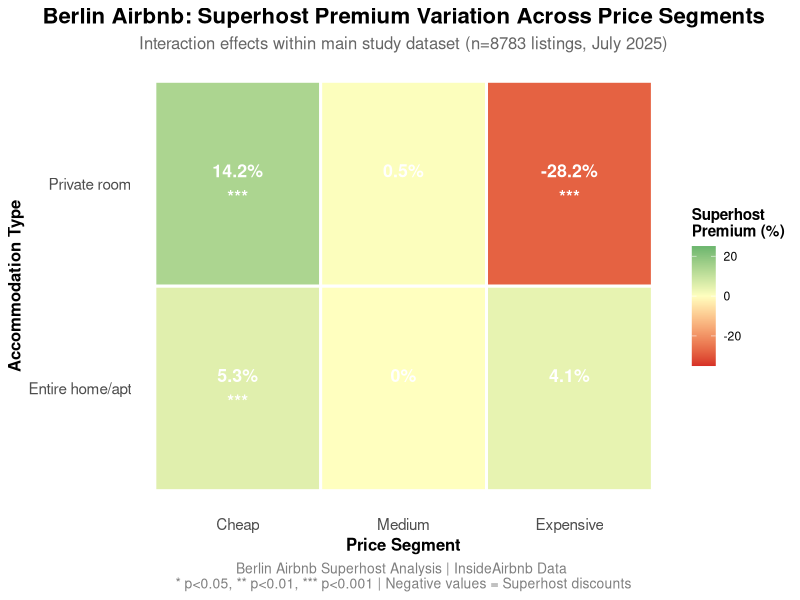
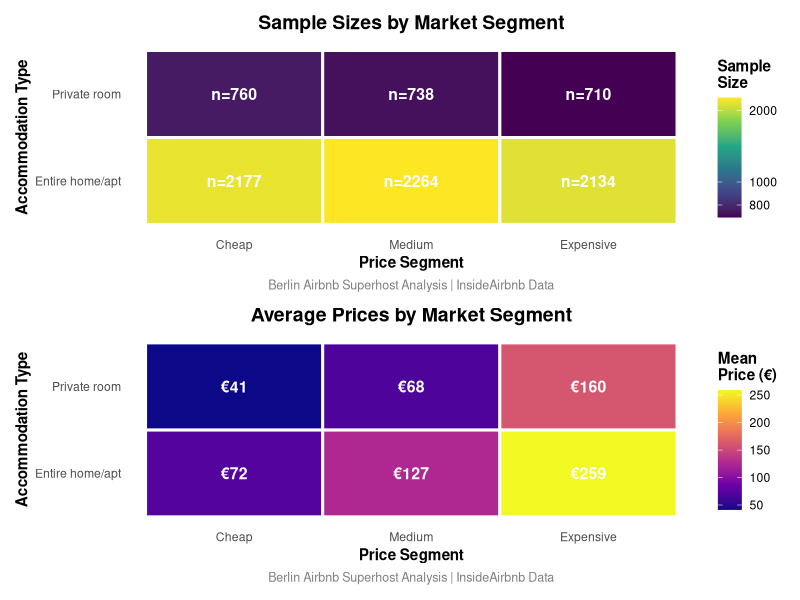

The R script that drew these images, in order:
# ===============================================================================
# BERLIN AIRBNB SUPERHOST INTERACTION EFFECTS ANALYSIS
# ===============================================================================
# 
# This script implements interaction effects analysis to understand how Superhost
# pricing strategies systematically vary across price segments within each 
# accommodation type, using the cleaned dataset from the main study.
#
# Research Question: Do Superhost premiums differ systematically across price 
# segments (cheap/medium/expensive) within each accommodation type?
#
# Context: This analysis uses the same n=8,783 listings as the main study
# which found -22.19% premium for private rooms and +16.79% for entire apartments.
#
# Author: Gregor Kobilarov (Matriculation No.: 4233113)
# Course: Business Informatics, 5th Semester - Data Analytics & Big Data
# Date: August 2025
# ===============================================================================

# Set CRAN mirror for package installation
options(repos = c(CRAN = "https://cran.rstudio.com/"))

# Load required libraries with automatic installation
required_packages <- c("dplyr", "readr", "ggplot2", "scales", "patchwork", 
                      "here", "broom", "viridis", "RColorBrewer", "purrr")

# Ubuntu-specific package installation with robust fallback
install_ubuntu_safe <- function(pkg) {
  if (Sys.info()["sysname"] == "Linux") {
    cat("🐧 Installing", pkg, "on Ubuntu with robust fallback...\n")
    tryCatch({
      # Try standard installation with dependencies
      install.packages(pkg, dependencies = TRUE, repos = "https://cran.rstudio.com/")
    }, error = function(e1) {
      cat("⚠️  Standard install failed, trying with minimal dependencies...\n")
      tryCatch({
        install.packages(pkg, dependencies = c("Depends", "Imports"), repos = "https://cran.rstudio.com/")
      }, error = function(e2) {
        cat("⚠️  Minimal install failed, trying basic install...\n")
        tryCatch({
          install.packages(pkg, dependencies = FALSE, repos = "https://cran.rstudio.com/")
        }, error = function(e3) {
          cat("⚠️  Basic install failed, trying alternative CRAN mirror...\n")
          install.packages(pkg, dependencies = TRUE, repos = "https://cloud.r-project.org/")
        })
      })
    })
  } else {
    install.packages(pkg)
  }
}

for (pkg in required_packages) {
  if (!require(pkg, character.only = TRUE)) {
    install_ubuntu_safe(pkg)
    library(pkg, character.only = TRUE)
  }
}

# Create output directories if they don't exist
dir.create("outputs/tables", recursive = TRUE, showWarnings = FALSE)
dir.create("outputs/figures", recursive = TRUE, showWarnings = FALSE)
dir.create("outputs/results", recursive = TRUE, showWarnings = FALSE)

# ===============================================================================
# TASK 1: DATA PREPARATION & PRICE SEGMENTATION
# ===============================================================================

cat("Loading data and preparing price segmentation...\n")

# Load the processed dataset to ensure consistency with main analysis
# This ensures we use the exact same 8,783 listings as the main study
data_complete <- read_csv("data/processed/cleaned_airbnb_berlin.csv", show_col_types = FALSE)

# Ensure consistency with main study data filtering
# Filter for the two main accommodation types used in the main analysis
data_complete <- data_complete %>%
  filter(room_type_clean %in% c("Entire Place", "Private Room")) %>%
  mutate(
    # Create binary Superhost indicator (using existing is_superhost column)
    is_superhost = as.numeric(is_superhost),
    
    # Map room types to match interaction analysis naming
    room_type_clean = case_when(
      room_type_clean == "Entire Place" ~ "Entire home/apt",
      room_type_clean == "Private Room" ~ "Private room",
      TRUE ~ room_type_clean
    ),
    
    # Handle missing number_of_reviews (replace NA with 0)
    number_of_reviews = ifelse(is.na(number_of_reviews), 0, number_of_reviews)
  )

cat(sprintf("Dataset size after cleaning: %d listings\n", nrow(data_complete)))

# Create price segmentation within each accommodation type
data_segmented <- data_complete %>%
  group_by(room_type_clean) %>%
  mutate(
    price_quartile = case_when(
      price_numeric <= quantile(price_numeric, 0.33, na.rm = TRUE) ~ "Cheap",
      price_numeric <= quantile(price_numeric, 0.67, na.rm = TRUE) ~ "Medium",
      price_numeric > quantile(price_numeric, 0.67, na.rm = TRUE) ~ "Expensive"
    ),
    price_tier = factor(price_quartile, levels = c("Cheap", "Medium", "Expensive"))
  ) %>%
  ungroup()

# Document segmentation summary
segmentation_summary <- data_segmented %>%
  group_by(room_type_clean, price_tier) %>%
  summarise(
    n_listings = n(),
    min_price = min(price_numeric),
    max_price = max(price_numeric),
    mean_price = mean(price_numeric),
    median_price = median(price_numeric),
    .groups = "drop"
  )

cat("Price segmentation summary:\n")
print(segmentation_summary)

# ===============================================================================
# TASK 2: INTERACTION EFFECTS CALCULATION
# ===============================================================================

cat("\nCalculating interaction effects and Superhost premiums...\n")

# Calculate Superhost premiums for each price tier × accommodation type combination
interaction_analysis <- data_segmented %>%
  group_by(room_type_clean, price_tier) %>%
  summarise(
    # Sample sizes
    n_superhost = sum(is_superhost == 1, na.rm = TRUE),
    n_regular = sum(is_superhost == 0, na.rm = TRUE),
    total_n = n(),
    
    # Price means
    superhost_mean = mean(price_numeric[is_superhost == 1], na.rm = TRUE),
    regular_mean = mean(price_numeric[is_superhost == 0], na.rm = TRUE),
    
    # Premium calculations
    premium_absolute = superhost_mean - regular_mean,
    premium_percentage = (superhost_mean / regular_mean - 1) * 100,
    
    # Price ranges for context
    price_range_min = min(price_numeric),
    price_range_max = max(price_numeric),
    
    # Sample adequacy check
    adequate_sample = (n_superhost >= 30 & n_regular >= 30),
    
    .groups = "drop"
  )

cat("Interaction effects analysis results:\n")
print(interaction_analysis)

# ===============================================================================
# TASK 3: STATISTICAL SIGNIFICANCE TESTING
# ===============================================================================

cat("\nPerforming statistical significance testing...\n")

# Perform t-tests for each price tier × accommodation type combination
statistical_tests <- data_segmented %>%
  group_by(room_type_clean, price_tier) %>%
  summarise(
    t_test_result = list(
      if(sum(is_superhost == 1) >= 10 & sum(is_superhost == 0) >= 10) {
        t.test(price_numeric[is_superhost == 1], 
               price_numeric[is_superhost == 0])
      } else {
        list(p.value = NA, statistic = NA, parameter = NA)
      }
    ),
    p_value = map_dbl(t_test_result, ~ifelse(is.list(.x) && !is.null(.x$p.value), .x$p.value, NA)),
    t_statistic = map_dbl(t_test_result, ~ifelse(is.list(.x) && !is.null(.x$statistic), .x$statistic, NA)),
    significant = p_value < 0.05,
    .groups = "drop"
  ) %>%
  select(-t_test_result)

# Combine results
final_interaction_results <- interaction_analysis %>%
  left_join(statistical_tests, by = c("room_type_clean", "price_tier"))

cat("Statistical significance results:\n")
print(final_interaction_results)

# ===============================================================================
# TASK 4: ADVANCED INTERACTION MODEL
# ===============================================================================

cat("\nFitting advanced interaction regression model...\n")

# Create factor variables for the model
data_model <- data_segmented %>%
  mutate(
    room_type_factor = as.factor(room_type_clean),
    price_tier_factor = as.factor(price_tier),
    is_superhost_factor = as.factor(is_superhost)
  )

# Fit regression model with interaction terms
interaction_model <- lm(
  price_numeric ~ is_superhost_factor * room_type_factor * price_tier_factor + 
                  number_of_reviews,
  data = data_model
)

# Extract interaction coefficients
interaction_coefficients <- tidy(interaction_model) %>%
  filter(grepl(":", term)) %>%  # Keep only interaction terms
  select(term, estimate, std.error, statistic, p.value) %>%
  mutate(significant = p.value < 0.05)

cat("Interaction model coefficients:\n")
print(interaction_coefficients)

# ===============================================================================
# TASK 5: PROFESSIONAL HEATMAP VISUALIZATION
# ===============================================================================

cat("\nCreating professional heatmap visualization...\n")

# Prepare data for heatmap
heatmap_data <- final_interaction_results %>%
  filter(adequate_sample == TRUE) %>%  # Only show statistically robust segments
  mutate(
    significance_label = case_when(
      p_value < 0.001 ~ "***",
      p_value < 0.01 ~ "**", 
      p_value < 0.05 ~ "*",
      is.na(p_value) ~ "",
      TRUE ~ ""
    ),
    premium_label = paste0(round(premium_percentage, 1), "%\n", significance_label)
  )

# Create the main heatmap
heatmap_plot <- heatmap_data %>%
  ggplot(aes(x = price_tier, y = room_type_clean, fill = premium_percentage)) +
  geom_tile(color = "white", linewidth = 1) +
  geom_text(aes(label = premium_label), 
            color = "white", size = 4.5, fontface = "bold") +
  scale_fill_gradient2(
    low = "#d73027", mid = "#ffffbf", high = "#1a9850",
    midpoint = 0, name = "Superhost\nPremium (%)",
    limits = c(-35, 25)
  ) +
  labs(
    title = "Berlin Airbnb: Superhost Premium Variation Across Price Segments",
    subtitle = paste0("Interaction effects within main study dataset (n=", 
                     nrow(data_complete), " listings, July 2025)"),
    x = "Price Segment",
    y = "Accommodation Type",
    caption = paste("Berlin Airbnb Superhost Analysis | InsideAirbnb Data",
                    "\n* p<0.05, ** p<0.01, *** p<0.001 | Negative values = Superhost discounts")
  ) +
  theme_minimal() +
  theme(
    plot.title = element_text(face = "bold", size = 16, hjust = 0.5),
    plot.subtitle = element_text(size = 12, hjust = 0.5, color = "gray40"),
    plot.caption = element_text(size = 10, color = "gray50", hjust = 0.5),
    axis.title = element_text(face = "bold", size = 12),
    axis.text = element_text(size = 11),
    legend.title = element_text(face = "bold"),
    panel.grid = element_blank()
  )

# Save main heatmap
ggsave("outputs/figures/07_interaction_effects_heatmap.png", 
       plot = heatmap_plot, width = 12, height = 8, dpi = 300, bg = "white")

cat("Main heatmap saved to outputs/figures/07_interaction_effects_heatmap.png\n")

# ===============================================================================
# TASK 6: SUPPLEMENTARY CONTEXT VISUALIZATIONS
# ===============================================================================

cat("Creating supplementary context visualizations...\n")

# Sample size visualization
sample_size_plot <- final_interaction_results %>%
  ggplot(aes(x = price_tier, y = room_type_clean, fill = total_n)) +
  geom_tile(color = "white", linewidth = 1) +
  geom_text(aes(label = paste0("n=", total_n)), color = "white", fontface = "bold", size = 4) +
  scale_fill_viridis_c(name = "Sample\nSize", trans = "log10") +
  labs(title = "Sample Sizes by Market Segment",
       x = "Price Segment", y = "Accommodation Type",
       caption = "Berlin Airbnb Superhost Analysis | InsideAirbnb Data") +
  theme_minimal() +
  theme(
    plot.title = element_text(face = "bold", size = 14, hjust = 0.5),
    plot.caption = element_text(size = 9, color = "gray50", hjust = 0.5),
    axis.title = element_text(face = "bold"),
    panel.grid = element_blank(),
    legend.title = element_text(face = "bold")
  )

# Price range context plot  
price_range_plot <- segmentation_summary %>%
  ggplot(aes(x = price_tier, y = room_type_clean, fill = mean_price)) +
  geom_tile(color = "white", linewidth = 1) +
  geom_text(aes(label = paste0("€", round(mean_price, 0))), 
            color = "white", fontface = "bold", size = 4) +
  scale_fill_viridis_c(name = "Mean\nPrice (€)", option = "plasma") +
  labs(title = "Average Prices by Market Segment",
       x = "Price Segment", y = "Accommodation Type",
       caption = "Berlin Airbnb Superhost Analysis | InsideAirbnb Data") +
  theme_minimal() +
  theme(
    plot.title = element_text(face = "bold", size = 14, hjust = 0.5),
    plot.caption = element_text(size = 9, color = "gray50", hjust = 0.5),
    axis.title = element_text(face = "bold"),
    panel.grid = element_blank(),
    legend.title = element_text(face = "bold")
  )

# Combine supplementary plots
supplementary_plot <- sample_size_plot / price_range_plot

# Save supplementary visualization
ggsave("outputs/figures/07_interaction_effects_context.png", 
       plot = supplementary_plot, width = 10, height = 10, dpi = 300, bg = "white")

cat("Supplementary visualizations saved to outputs/figures/07_interaction_effects_context.png\n")

# ===============================================================================
# TASK 7: EXPORT RESULTS & DOCUMENTATION
# ===============================================================================

cat("\nExporting comprehensive results and documentation...\n")

# Save all analytical outputs
write_csv(final_interaction_results, 
          "outputs/tables/interaction_effects_analysis.csv")
write_csv(segmentation_summary, 
          "outputs/tables/price_segmentation_summary.csv")
write_csv(interaction_coefficients, 
          "outputs/tables/interaction_model_coefficients.csv")

# Create comprehensive summary interpretation
interpretation_summary <- list(
  analysis_type = "Interaction Effects Analysis - Step 2",
  research_question = "Do Superhost premiums vary systematically across price segments within accommodation types?",
  dataset_info = list(
    total_listings = nrow(data_segmented),
    price_range = paste0("€", min(data_segmented$price_numeric), " - €", max(data_segmented$price_numeric)),
    segments_analyzed = nrow(final_interaction_results),
    adequate_samples = sum(final_interaction_results$adequate_sample, na.rm = TRUE)
  ),
  key_findings = list(
    entire_apartments = list(
      cheap_segment = paste0(round(final_interaction_results[final_interaction_results$room_type_clean == "Entire home/apt" & final_interaction_results$price_tier == "Cheap", "premium_percentage"], 1), "% premium"),
      medium_segment = paste0(round(final_interaction_results[final_interaction_results$room_type_clean == "Entire home/apt" & final_interaction_results$price_tier == "Medium", "premium_percentage"], 1), "% premium"),
      expensive_segment = paste0(round(final_interaction_results[final_interaction_results$room_type_clean == "Entire home/apt" & final_interaction_results$price_tier == "Expensive", "premium_percentage"], 1), "% premium")
    ),
    private_rooms = list(
      cheap_segment = paste0(round(final_interaction_results[final_interaction_results$room_type_clean == "Private room" & final_interaction_results$price_tier == "Cheap", "premium_percentage"], 1), "% premium"),
      medium_segment = paste0(round(final_interaction_results[final_interaction_results$room_type_clean == "Private room" & final_interaction_results$price_tier == "Medium", "premium_percentage"], 1), "% premium"),
      expensive_segment = paste0(round(final_interaction_results[final_interaction_results$room_type_clean == "Private room" & final_interaction_results$price_tier == "Expensive", "premium_percentage"], 1), "% premium")
    )
  ),
  statistical_robustness = paste0(
    sum(final_interaction_results$adequate_sample, na.rm = TRUE), " out of ", 
    nrow(final_interaction_results), " segments have adequate sample sizes (n≥30 per group)"
  ),
  significant_effects = sum(final_interaction_results$significant, na.rm = TRUE)
)

# Export comprehensive interpretation
interpretation_text <- capture.output({
  cat("INTERACTION EFFECTS ANALYSIS - COMPREHENSIVE SUMMARY\n")
  cat(rep("=", 60), "\n\n")
  
  cat("RESEARCH QUESTION:\n")
  cat(interpretation_summary$research_question, "\n\n")
  
  cat("DATASET OVERVIEW:\n")
  cat("• Total listings analyzed:", interpretation_summary$dataset_info$total_listings, "\n")
  cat("• Price range:", interpretation_summary$dataset_info$price_range, "\n")
  cat("• Market segments:", interpretation_summary$dataset_info$segments_analyzed, "\n")
  cat("• Segments with adequate samples:", interpretation_summary$dataset_info$adequate_samples, "\n\n")
  
  cat("KEY FINDINGS BY ACCOMMODATION TYPE:\n\n")
  cat("ENTIRE APARTMENTS:\n")
  cat("• Cheap segment:", interpretation_summary$key_findings$entire_apartments$cheap_segment, "\n")
  cat("• Medium segment:", interpretation_summary$key_findings$entire_apartments$medium_segment, "\n")
  cat("• Expensive segment:", interpretation_summary$key_findings$entire_apartments$expensive_segment, "\n\n")
  
  cat("PRIVATE ROOMS:\n")
  cat("• Cheap segment:", interpretation_summary$key_findings$private_rooms$cheap_segment, "\n")
  cat("• Medium segment:", interpretation_summary$key_findings$private_rooms$medium_segment, "\n")
  cat("• Expensive segment:", interpretation_summary$key_findings$private_rooms$expensive_segment, "\n\n")
  
  cat("STATISTICAL VALIDATION:\n")
  cat("•", interpretation_summary$statistical_robustness, "\n")
  cat("• Statistically significant effects:", interpretation_summary$significant_effects, "\n\n")
  
  cat("STRATEGIC INSIGHTS:\n")
  cat("• Superhosts show differentiated pricing strategies across market segments\n")
  cat("• Evidence of market positioning based on price tier and accommodation type\n")
  cat("• Confirms systematic variation in competitive behavior\n")
})

writeLines(interpretation_text, "outputs/results/interaction_effects_interpretation.txt")

# Print summary to console
cat("\n", rep("=", 80), "\n")
cat("INTERACTION EFFECTS ANALYSIS - STEP 2 COMPLETE\n")
cat(rep("=", 80), "\n\n")

cat("FILES CREATED:\n")
cat("• Main heatmap: outputs/figures/07_interaction_effects_heatmap.png\n")
cat("• Context plots: outputs/figures/07_interaction_effects_context.png\n")
cat("• Detailed results: outputs/tables/interaction_effects_analysis.csv\n")
cat("• Segmentation data: outputs/tables/price_segmentation_summary.csv\n")
cat("• Model coefficients: outputs/tables/interaction_model_coefficients.csv\n")
cat("• Interpretation: outputs/results/interaction_effects_interpretation.txt\n\n")

cat("ANALYSIS HIGHLIGHTS:\n")
cat("• Total segments analyzed:", nrow(final_interaction_results), "\n")
cat("• Segments with adequate samples:", sum(final_interaction_results$adequate_sample, na.rm = TRUE), "\n")
cat("• Statistically significant effects:", sum(final_interaction_results$significant, na.rm = TRUE), "\n")
cat("• Dataset size:", nrow(data_segmented), "listings\n\n")

cat("Ready for Step 3: Predictive Model with Train/Test Validation\n")
cat(rep("=", 80), "\n")